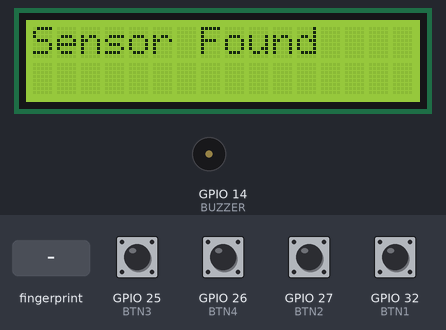
This sketch was run on a simulated ESP32. Shown: 16×2 character LCD, buzzer (waves = sounding, pin HIGH). Inputs (shaded band) come from the test bench; at power-on: GPIO 25 (BTN3), GPIO 26 (BTN4), GPIO 27 (BTN2), GPIO 32 (BTN1) HIGH. Random numbers use the default seed unless the sketch sets one; what the sketch prints to the serial monitor is not drawn.

Above: at 1.3 s.
At 4.4 s:
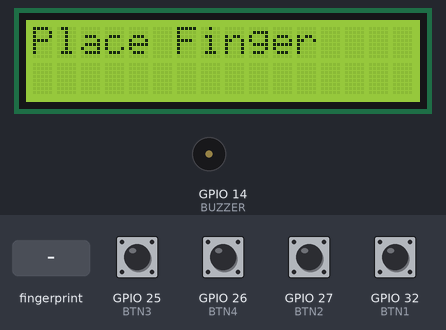
4.5 s: finger stored as number 1 placed on the sensor
At 5.9 s:
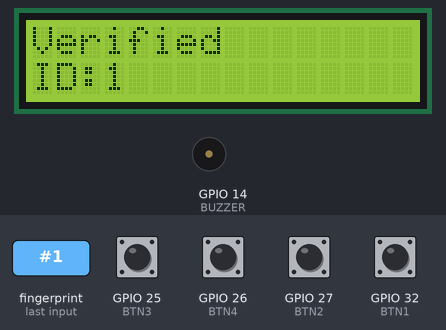
7.5 s: GPIO 25 (BTN3) pulled LOW for 0.15 s
At 9.1 s:
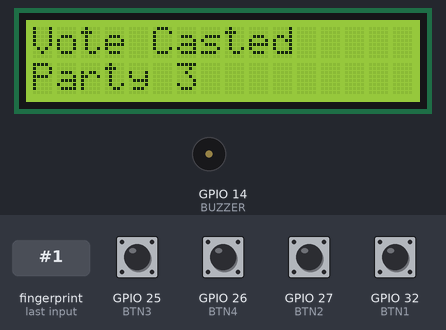
10.6 s: finger stored as number 1 placed on the sensor
At 12.6 s:
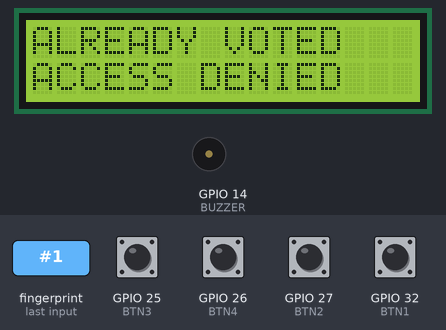
Timing chart, 0 to 14.1 s (numbered marks = the images above; inputs shaded):
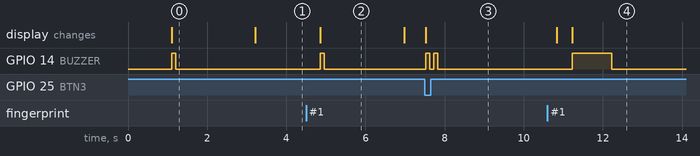

The sketch:

polling.ino
```cpp
/*
====================================================
BIOMETRIC POLLING SYSTEM
ESP32 + R307 + LCD + NSK193 + Buzzer
====================================================

FEATURES
----------------------------------------------------
✓ Fingerprint Authentication
✓ One Vote Per Person
✓ Live Image Verification Support
✓ Hidden Vote Counting
✓ OTP-Protected Results
✓ OTP Changes Every 15 Seconds
✓ Image Stays Until Vote Completion
✓ Party-Based Voting
✓ Offline Secure Voting

====================================================
CONNECTIONS
====================================================

R307 Fingerprint Sensor
--------------------------------
TX  -> GPIO16
RX  -> GPIO17
VCC -> VIN
GND -> GND

I2C LCD
--------------------------------
SDA -> GPIO21
SCL -> GPIO22
VCC -> VIN
GND -> GND

NSK193 Buttons
--------------------------------
SW0 -> GPIO32
SW1 -> GPIO27
SW2 -> GPIO25
SW3 -> GPIO26
COM -> GND

Buzzer
--------------------------------
+ -> GPIO14
- -> GND

====================================================
*/

#include <Wire.h>
#include <LiquidCrystal_I2C.h>
#include <Adafruit_Fingerprint.h>

// =====================================
// LCD
// =====================================

LiquidCrystal_I2C lcd(0x27, 16, 2);

// =====================================
// FINGERPRINT
// =====================================

HardwareSerial mySerial(2);

Adafruit_Fingerprint finger = Adafruit_Fingerprint(&mySerial);

// =====================================
// BUTTONS
// =====================================

#define BTN1 32
#define BTN2 27
#define BTN3 25
#define BTN4 26

// =====================================
// BUZZER
// =====================================

#define BUZZER 14

// =====================================
// DOUBLE VOTING PREVENTION
// =====================================

bool votedUsers[128] = {false};

int currentFingerprintID = -1;

// =====================================
// VOTE COUNTS
// =====================================

int party1Votes = 0;
int party2Votes = 0;
int party3Votes = 0;
int notaVotes = 0;

// =====================================
// OTP SECURITY
// =====================================

String currentOTP = "";

unsigned long lastOTPUpdate = 0;

// =====================================

void setup()
{
  Serial.begin(115200);

  // =====================================
  // LCD INIT
  // =====================================

  lcd.init();

  lcd.backlight();

  lcd.setCursor(0,0);
  lcd.print("Polling System");

  lcd.setCursor(0,1);
  lcd.print("Initializing");

  // =====================================
  // BUTTONS
  // =====================================

  pinMode(BTN1, INPUT_PULLUP);
  pinMode(BTN2, INPUT_PULLUP);
  pinMode(BTN3, INPUT_PULLUP);
  pinMode(BTN4, INPUT_PULLUP);

  // =====================================
  // BUZZER
  // =====================================

  pinMode(BUZZER, OUTPUT);

  // =====================================
  // FINGERPRINT SERIAL
  // =====================================

  mySerial.begin(57600, SERIAL_8N1, 16, 17);

  finger.begin(57600);

  // =====================================
  // VERIFY SENSOR
  // =====================================

  if (finger.verifyPassword())
  {
    lcd.clear();

    lcd.setCursor(0,0);
    lcd.print("Sensor Found");

    beepShort();
  }
  else
  {
    lcd.clear();

    lcd.setCursor(0,0);
    lcd.print("Sensor Error");

    while (1);
  }

  // =====================================
  // INITIAL OTP
  // =====================================

  randomSeed(analogRead(34));

  generateOTP();

  delay(2000);

  lcd.clear();

  lcd.setCursor(0,0);
  lcd.print("Place Finger");
}

// =====================================

void loop()
{
  // =====================================
  // AUTO CHANGE OTP EVERY 15 SECONDS
  // =====================================

  if (millis() - lastOTPUpdate > 15000)
  {
    generateOTP();

    lastOTPUpdate = millis();
  }

  // =====================================
  // RESULT ACCESS
  // =====================================

  if (Serial.available())
  {
    String enteredCode = Serial.readStringUntil('\n');

    enteredCode.trim();

    if (enteredCode == currentOTP)
    {
      Serial.println();
      Serial.println("===== SECURE RESULTS =====");

      Serial.print("Party 1: ");
      Serial.println(party1Votes);

      Serial.print("Party 2: ");
      Serial.println(party2Votes);

      Serial.print("Party 3: ");
      Serial.println(party3Votes);

      Serial.print("NOTA: ");
      Serial.println(notaVotes);

      Serial.println("==========================");
      Serial.println();
    }
  }

  // =====================================
  // FINGERPRINT MATCH
  // =====================================

  int fingerprintID = getFingerprintID();

  currentFingerprintID = fingerprintID;

  if (fingerprintID != -1)
  {
    // =====================================
    // SEND ID TO PYTHON
    // =====================================

    Serial.println(fingerprintID);

    // =====================================
    // ALREADY VOTED CHECK
    // =====================================

    if (votedUsers[fingerprintID] == true)
    {
      lcd.clear();

      lcd.setCursor(0,0);
      lcd.print("ALREADY VOTED");

      lcd.setCursor(0,1);
      lcd.print("ACCESS DENIED");

      beepLong();

      delay(3000);

      lcd.clear();

      lcd.setCursor(0,0);
      lcd.print("Place Finger");

      return;
    }

    // =====================================
    // VERIFIED
    // =====================================

    lcd.clear();

    lcd.setCursor(0,0);
    lcd.print("Verified");

    lcd.setCursor(0,1);
    lcd.print("ID:");
    lcd.print(fingerprintID);

    beepShort();

    delay(2000);

    // =====================================
    // SHOW PARTIES
    // =====================================

    lcd.clear();

    lcd.setCursor(0,0);
    lcd.print("1P1 2P2 3P3");

    lcd.setCursor(0,1);
    lcd.print("4NOTA Vote");

    bool voted = false;

    while (!voted)
    {
      // ================= PARTY 1 =================

      if (digitalRead(BTN1) == LOW)
      {
        party1Votes++;

        voteSuccess("Party 1");

        voted = true;
      }

      // ================= PARTY 2 =================

      if (digitalRead(BTN2) == LOW)
      {
        party2Votes++;

        voteSuccess("Party 2");

        voted = true;
      }

      // ================= PARTY 3 =================

      if (digitalRead(BTN3) == LOW)
      {
        party3Votes++;

        voteSuccess("Party 3");

        voted = true;
      }

      // ================= NOTA =================

      if (digitalRead(BTN4) == LOW)
      {
        notaVotes++;

        voteSuccess("NOTA");

        voted = true;
      }
    }

    delay(3000);

    lcd.clear();

    lcd.setCursor(0,0);
    lcd.print("Place Finger");
  }
}

// =====================================
// OTP GENERATION
// =====================================

void generateOTP()
{
  int randomNumber = random(100000, 999999);

  currentOTP = String(randomNumber);

  Serial.print("ENC:");
  Serial.println(currentOTP);
}

// =====================================
// FINGERPRINT FUNCTION
// =====================================

int getFingerprintID()
{
  uint8_t p = finger.getImage();

  if (p != FINGERPRINT_OK)
    return -1;

  p = finger.image2Tz();

  if (p != FINGERPRINT_OK)
    return -1;

  p = finger.fingerSearch();

  if (p != FINGERPRINT_OK)
  {
    lcd.clear();

    lcd.setCursor(0,0);
    lcd.print("Access Denied");

    beepLong();

    delay(2000);

    lcd.clear();

    lcd.setCursor(0,0);
    lcd.print("Place Finger");

    return -1;
  }

  return finger.fingerID;
}

// =====================================
// VOTE SUCCESS
// =====================================

void voteSuccess(String party)
{
  // =====================================
  // MARK USER AS VOTED
  // =====================================

  votedUsers[currentFingerprintID] = true;

  // =====================================
  // INFORM PYTHON
  // =====================================

  Serial.println("VOTE_DONE");

  lcd.clear();

  lcd.setCursor(0,0);
  lcd.print("Vote Casted");

  lcd.setCursor(0,1);
  lcd.print(party);

  beepDouble();
}

// =====================================
// BUZZER FUNCTIONS
// =====================================

void beepShort()
{
  digitalWrite(BUZZER, HIGH);

  delay(100);

  digitalWrite(BUZZER, LOW);
}

void beepLong()
{
  digitalWrite(BUZZER, HIGH);

  delay(1000);

  digitalWrite(BUZZER, LOW);
}

void beepDouble()
{
  digitalWrite(BUZZER, HIGH);

  delay(100);

  digitalWrite(BUZZER, LOW);

  delay(100);

  digitalWrite(BUZZER, HIGH);

  delay(100);

  digitalWrite(BUZZER, LOW);
}
```

Measured:
- after the input at 4.5 s, GPIO 14 (BUZZER): LOW → HIGH after 0.36 s, → LOW 0.10 s later; the display: changes after 0.36 s (image 2)
- after the input at 7.5 s, GPIO 14 (BUZZER): alternates HIGH for 0.10 s and LOW for 0.10 s, 4 changes in all, then stays LOW, starting at once; the display: changes at once (image 3)
- after the input at 10.6 s, GPIO 14 (BUZZER): LOW → HIGH after 0.62 s, → LOW 1.0 s later
- what the display in image 0 shows lasts 2.1 s, from 1.1 s to 3.2 s
